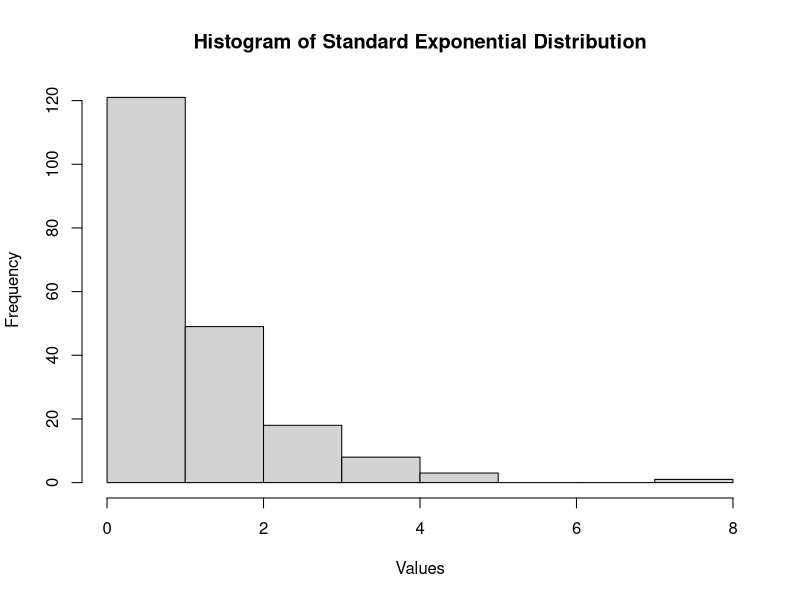
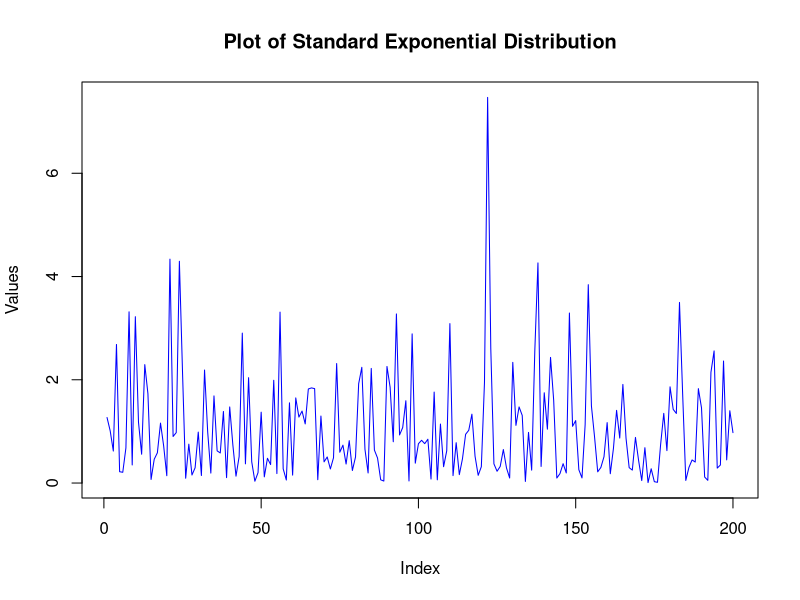
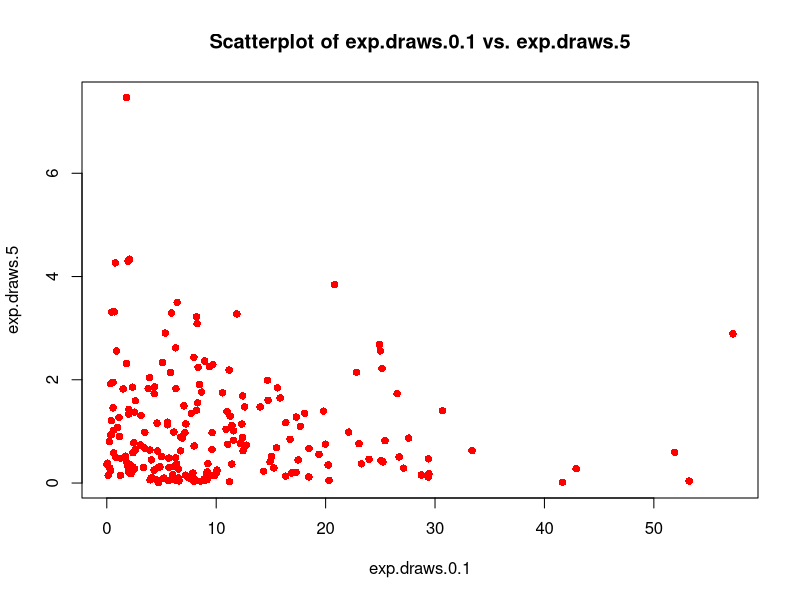
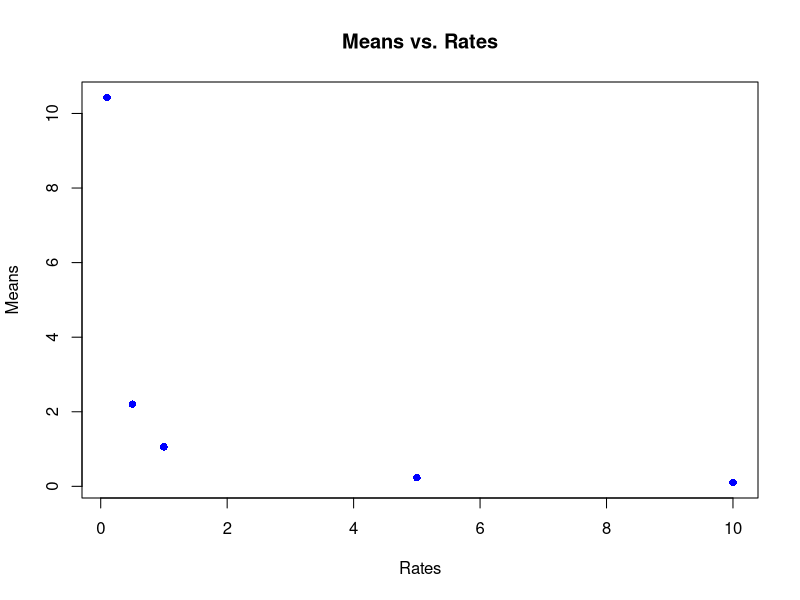
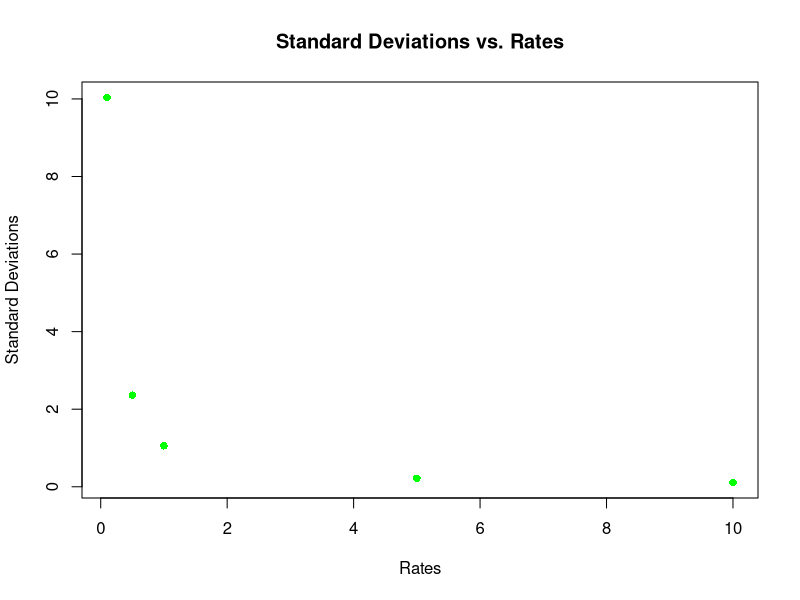
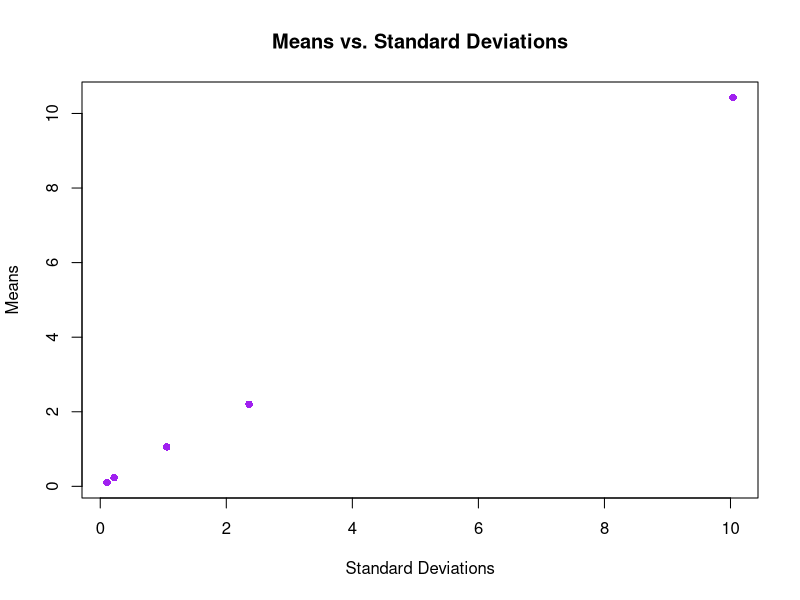
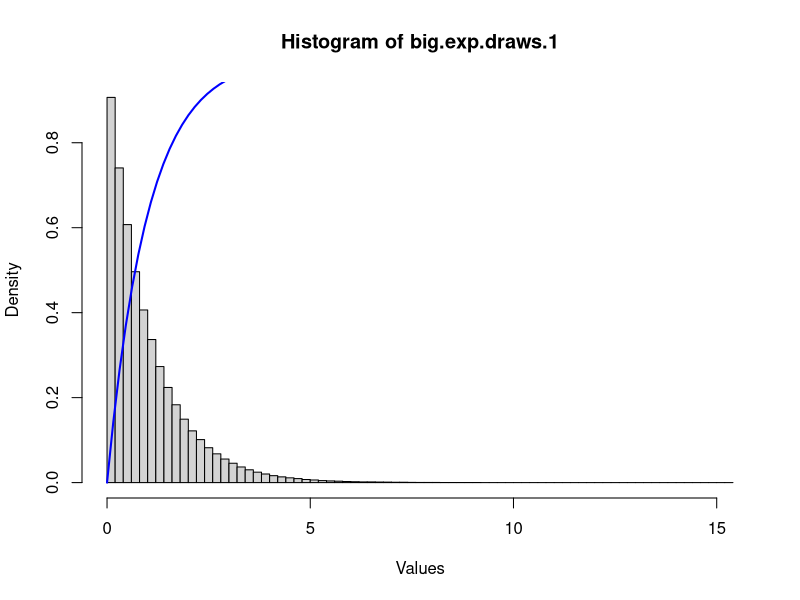
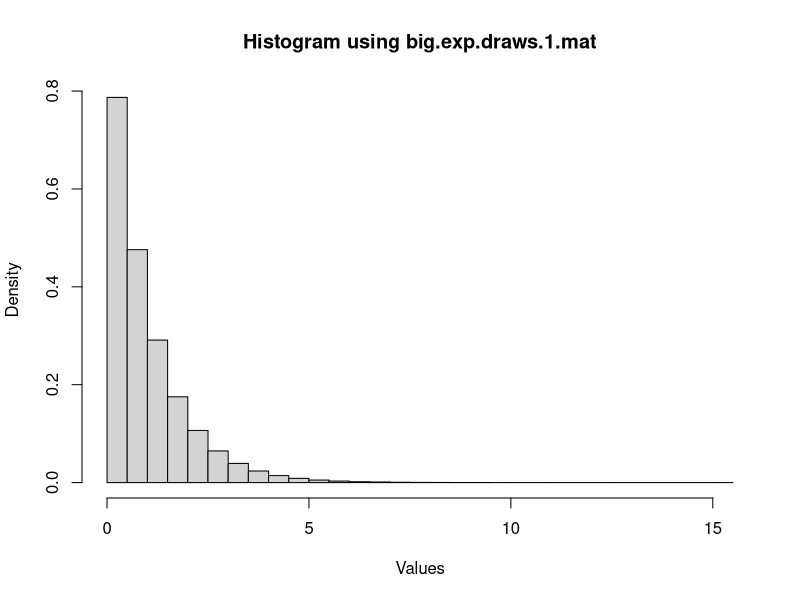

Write the R code that produced these figures, in order.
## ---- chunk 1
knitr::opts_chunk$set(echo = TRUE)
## ---- chunk 2
library(tidyverse)
## ---- chunk 3
rates <- c(0.1, 0.5, 1, 5, 10)
exp.draws <- vector("list", length(rates))
means <- vector("numeric", length(rates))
sds <- vector("numeric", length(rates))

for (i in seq_along(rates)) {
  exp.draws[[i]] <- rexp(200, rate = rates[i])
  means[i] <- mean(exp.draws[[i]])
  sds[i] <- sd(exp.draws[[i]])
  
  cat("exp.draws.",rates[i],": mean = ",means[i],", ",sep="")
  cat("standard deviation = ",sds[i],"\n",sep="")

}
exp.draws.0.1 <- exp.draws[[1]]
exp.draws.0.5 <- exp.draws[[2]]
exp.draws.1 <- exp.draws[[3]]
exp.draws.5 <- exp.draws[[4]]
exp.draws.10 <- exp.draws[[5]]
## ---- chunk 4
# Assuming exp.draws.1 is already defined as the standard exponential distribution
hist(exp.draws.1, main = "Histogram of Standard Exponential Distribution", xlab = "Values")
## ---- chunk 5
# Plotting random values from standard exponential distribution
plot(exp.draws.1, type = "l", col = "blue", main = "Plot of Standard Exponential Distribution", xlab = "Index", ylab = "Values")
## ---- chunk 6
# Plotting scatterplot of two random value vectors
plot(exp.draws[[1]], exp.draws[[3]], main = "Scatterplot of exp.draws.0.1 vs. exp.draws.5", xlab = "exp.draws.0.1", ylab = "exp.draws.5", col = "red", pch = 16)

## ---- chunk 7
# Scatterplots
# a. Means versus Rates
plot(rates, means, main = "Means vs. Rates", xlab = "Rates", ylab = "Means", col = "blue", pch = 16)

# b. Standard Deviations versus Rates
plot(rates, sds, main = "Standard Deviations vs. Rates", xlab = "Rates", ylab = "Standard Deviations", col = "green", pch = 16)

# c. Means versus Standard Deviations
plot(sds, means, main = "Means vs. Standard Deviations", xlab = "Standard Deviations", ylab = "Means", col = "purple", pch = 16)
## ---- chunk 8
big.exp.draws.1 <- rexp(1.1e6, rate = 1)
mean_big <- mean(big.exp.draws.1)
sd_big <- sd(big.exp.draws.1)
cat("big.exp.draws.1: mean = ", mean_big, ", standard deviation = ", sd_big,"\n",sep="")
## ---- chunk 9
# Plot histogram
hist(big.exp.draws.1, breaks = 100, freq = FALSE, main = "Histogram of big.exp.draws.1", xlab = "Values")

# Plot function 1 - exp(-x)
curve(1 - exp(-x), add = TRUE, col = "blue", lwd = 2)

## ---- chunk 10
# Create vector of entries greater than 1
greater_than_1 <- big.exp.draws.1[big.exp.draws.1 > 1]

# Calculate mean
mean_greater_than_1 <- mean(greater_than_1)
mean_greater_than_1

## ---- chunk 11
# Create matrix with 1100 rows and 1000 columns
big.exp.draws.1.mat <- matrix(big.exp.draws.1, nrow = 1100, ncol = 1000)

# Histogram using hist() function
hist_result <- hist(big.exp.draws.1.mat, freq = FALSE, main = "Histogram using big.exp.draws.1.mat", xlab = "Values")

## ---- chunk 12
# Calculate mean of the 371st column
mean_371st <- mean(big.exp.draws.1.mat[, 371])
mean_371st

## ---- chunk 13
# Calculate means of all columns
col_means <- colMeans(big.exp.draws.1.mat)

# Plot histogram of column means
hist(col_means, main = "Histogram of Column Means", xlab = "Means", breaks = 30)

## ---- chunk 14
# Square each number in big.exp.draws.1
squared_values <- big.exp.draws.1^2

# Calculate mean of squared values
mean_squared <- mean(squared_values)
mean_squared
